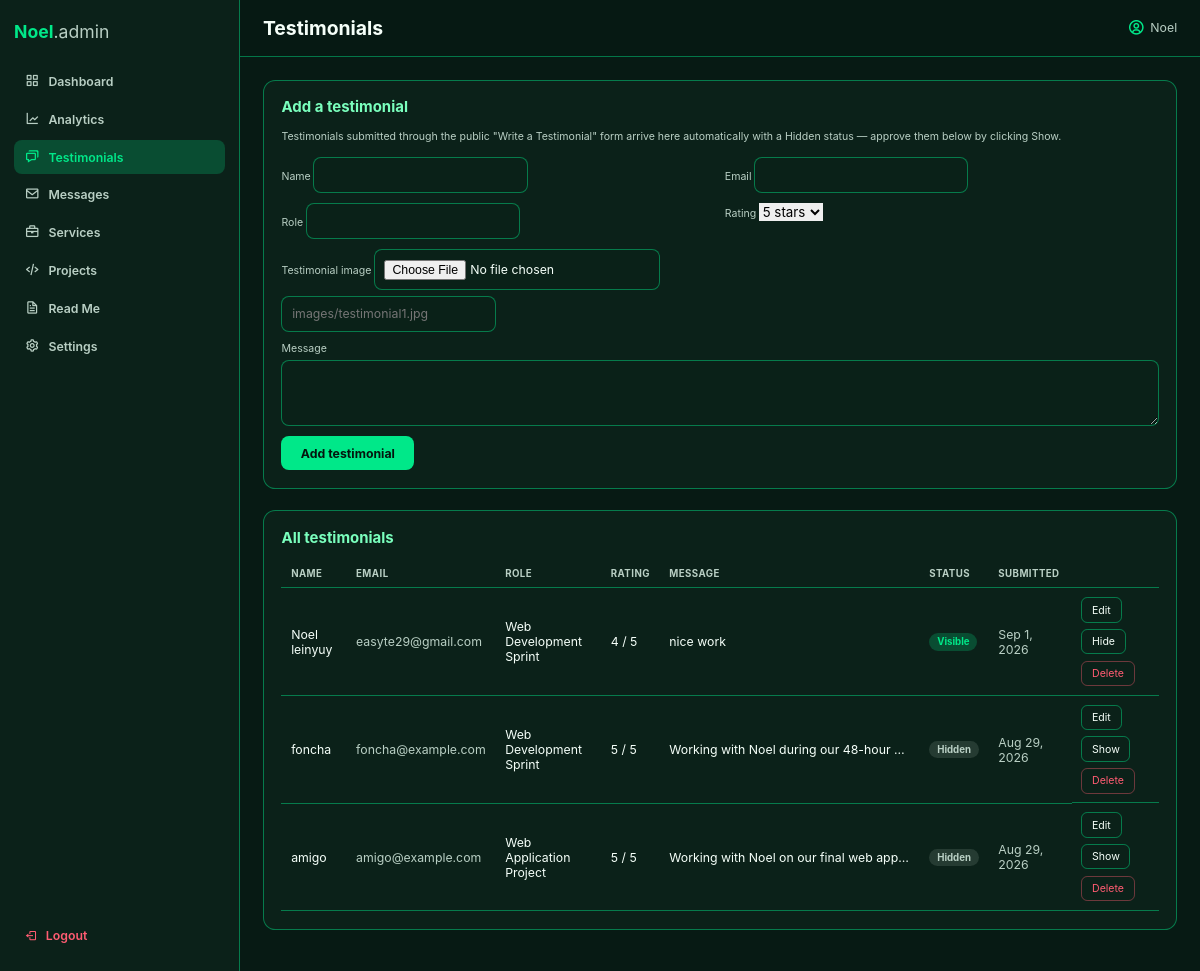
The page /admin_testimonials.php (signed in) on the database its author committed.
### tables this page shows
CREATE TABLE `portfolio_testimonials` (
  `TestimonialID` int(11) NOT NULL,
  `Name` varchar(100) NOT NULL,
  `Email` varchar(150) DEFAULT NULL,
  `Role` varchar(100) DEFAULT NULL,
  `Image` varchar(255) DEFAULT NULL,
  `Message` text NOT NULL,
  `Rating` tinyint(3) UNSIGNED NOT NULL DEFAULT 5,
  `Status` enum('Visible','Hidden') DEFAULT 'Visible',
  `CreatedAt` timestamp NOT NULL DEFAULT current_timestamp()
);

### admin_helpers.php (called while the page is built, shortened)
<?php
function e(mixed $value): string
{
    return htmlspecialchars((string) $value, ENT_QUOTES, "UTF-8");
}
function column_exists(mysqli $conn, string $table, string $column): bool
{
    $safeTable = $conn->real_escape_string($table);
    $safeColumn = $conn->real_escape_string($column);
    $result = $conn->query("SHOW COLUMNS FROM `$safeTable` LIKE '$safeColumn'");
    return $result && $result->num_rows > 0;
}

### admin_testimonials.php (the view, shortened to what this page needs)
<?php
require_once "admin_helpers.php";
require_once "db.php";
$adminName = $_SESSION["admin_name"] ?? "Admin";
$hasCreatedAt = column_exists($conn, "portfolio_testimonials", "CreatedAt");
$editing = null;
$testimonials = $conn->query("SELECT * FROM portfolio_testimonials ORDER BY TestimonialID DESC");
?>
<!DOCTYPE html>
<html lang="en">
<head>
    <link rel="stylesheet" href="css/boxicons.min.css">
    <link rel="stylesheet" href="css/style.css">
    <link rel="stylesheet" href="css/admin.css">
</head>
<body>
    <div class="admin-shell">
        <aside class="admin-sidebar" id="admin-sidebar">
            <div class="admin-logo">Noel<span>.admin</span></div>
            <nav class="admin-nav">
                <a href="admin_dashboard.php"><i class="bx bx-grid-alt"></i> Dashboard</a>
                <a href="admin_analytics.php"><i class="bx bx-line-chart"></i> Analytics</a>
                <a href="admin_testimonials.php" class="active"><i class="bx bx-chat"></i> Testimonials</a>
                <a href="admin_messages.php"><i class="bx bx-envelope"></i> Messages</a>
                <a href="admin_services.php"><i class="bx bx-briefcase"></i> Services</a>
                <a href="admin_projects.php"><i class="bx bx-code-alt"></i> Projects</a>
                <a href="admin_readme.php"><i class="bx bx-file"></i> Read Me</a>
                <a href="admin_settings.php"><i class="bx bx-cog"></i> Settings</a>
            </nav>
            <a href="admin_logout.php" class="admin-logout"><i class="bx bx-log-out"></i> Logout</a>
        </aside>
        <div class="admin-main">
            <header class="admin-topbar">
                <h1>Testimonials</h1>
                <div class="admin-user">
                    <i class="bx bx-user-circle"></i>
                    <?php echo e($adminName); ?>
                </div>
            </header>
            <main class="admin-content">
                <div class="admin-panel">
                    <h2><?php echo $editing ? "Edit testimonial" : "Add a testimonial"; ?></h2>
                    <?php if (!$editing): ?>
                        <p class="muted" style="margin-bottom: 1.2rem;">
                            Testimonials submitted through the public "Write a Testimonial" form arrive
                            here automatically with a Hidden status — approve them below by clicking Show.
                        </p>
                    <?php endif; ?>
                    <form method="POST" class="admin-form" enctype="multipart/form-data">
                        <div class="form-row">
                            <div>
                                <label>Name</label>
                                <input type="text" name="name" required value="<?php echo e($editing["Name"] ?? ""); ?>">
                            </div>
                            <div>
                                <label>Email</label>
                                <input type="email" name="email" value="<?php echo e($editing["Email"] ?? ""); ?>">
                            </div>
                        </div>
                        <div class="form-row">
                            <div>
                                <label>Role</label>
                                <input type="text" name="role" value="<?php echo e($editing["Role"] ?? ""); ?>">
                            </div>
                            <div>
                                <label>Rating</label>
                                <select name="rating" required>
                                    <?php for ($i = 5; $i >= 1; $i--): ?>
                                        <option value="<?php echo $i; ?>" <?php echo ((int) ($editing["Rating"] ?? 5)) === $i ? "selected" : ""; ?>>
                                            <?php echo $i; ?> <?php echo $i === 1 ? "star" : "stars"; ?>
                                        </option>
                                    <?php endfor; ?>
                                </select>
                            </div>
                        </div>
                        <div class="form-row">
                            <div style="width: 100%;">
                                <label>Testimonial image</label>
                                <input type="file" name="image" accept="image/*">
                                <input type="text" name="image_url" placeholder="images/testimonial1.jpg" value="<?php echo e($editing["Image"] ?? ""); ?>" style="margin-top: 0.6rem;">
                            </div>
                        </div>
                        <label>Message</label>
                        <textarea name="message" rows="3" required><?php echo e($editing["Message"] ?? ""); ?></textarea>
                        <div class="row-actions">
                            <button type="submit" class="btn-primary"><?php echo $editing ? "Save changes" : "Add testimonial"; ?></button>
                        </div>
                    </form>
                </div>
                <div class="admin-panel">
                    <h2>All testimonials</h2>
                    <table class="admin-table">
                        <thead>
                            <tr>
                                <th>Name</th>
                                <th>Email</th>
                                <th>Role</th>
                                <th>Rating</th>
                                <th>Message</th>
                                <th>Status</th>
                                <?php if ($hasCreatedAt): ?><th>Submitted</th><?php endif; ?>
                                <th></th>
                            </tr>
                        </thead>
                        <tbody>
                            <?php if ($testimonials && $testimonials->num_rows > 0): ?>
                                <?php while ($t = $testimonials->fetch_assoc()): ?>
                                    <tr>
                                        <td><?php echo e($t["Name"]); ?></td>
                                        <td class="muted"><?php echo e($t["Email"]); ?></td>
                                        <td><?php echo e($t["Role"]); ?></td>
                                        <td><?php echo (int) ($t["Rating"] ?? 5); ?> / 5</td>
                                        <td class="truncate"><?php echo e($t["Message"]); ?></td>
                                        <td>
                                            <span class="badge <?php echo $t["Status"] === "Visible" ? "badge-green" : "badge-gray"; ?>">
                                                <?php echo e($t["Status"]); ?>
                                            </span>
                                        </td>
                                        <?php if ($hasCreatedAt): ?>
                                            <td class="muted"><?php echo e(date("M j, Y", strtotime($t["CreatedAt"]))); ?></td>
                                        <?php endif; ?>
                                        <td class="row-actions">
                                            <a href="admin_testimonials.php?edit=<?php echo (int) $t["TestimonialID"]; ?>" class="btn-small">Edit</a>
                                            <form method="POST">
                                                <button type="submit" class="btn-small"><?php echo $t["Status"] === "Visible" ? "Hide" : "Show"; ?></button>
                                            </form>
                                            <form method="POST" onsubmit="return confirm('Delete this testimonial?');">
                                                <button type="submit" class="btn-small btn-danger">Delete</button>
                                            </form>
                                        </td>
                                    </tr>
                                <?php endwhile; ?>
                            <?php else: ?>
                                <tr>
                                    <td colspan="7">No testimonials yet.</td>
                                </tr>
                            <?php endif; ?>
                        </tbody>
                    </table>
                </div>
            </main>
        </div>
    </div>
</body>
</html>

### css/style.css (style rules this page uses)
* { margin: 0; padding: 0; box-sizing: border-box; text-decoration: none; border: none; outline: none; scroll-behavior: smooth; font-family: -apple-system, BlinkMacSystemFont, "Segoe UI", Roboto, Arial, sans-serif; }
.bx, [class^="bx-"], [class*=" bx-"] { font-family: "boxicons" !important; font-style: normal; font-weight: normal; font-variant: normal; text-transform: none; line-height: 1; -webkit-font-smoothing: antialiased; -moz-osx-font-smoothing: grayscale; }
html { font-size: 62.5%; overflow-x: hidden; }
body { background-color: var(--bg-color); color: var(--text-color); transition: background-color 0.4s ease, color 0.4s ease; }
h1, h2, h3, h4, h5, h6, p { color: var(--text-color); transition: color 0.4s ease; }
p { line-height: 1.7; }
:root { --bg-color: #071a14; --snd-bg-color: #102c21; --card-color: #0b2119; --text-color: #f5fff9; --muted-text-color: #b9cfc4; --main-color: #00e889; --accent-color: #7affbd; --border-color: rgba(0, 232, 137, 0.45); --input-bg: #0a2118; --header-bg: rgba(7, 26, 20, 0.96); --shadow-color: rgba(0, 232, 137, 0.22); }
span { color: var(--main-color); }
@media (max-width: 1200px) { html { font-size: 55%; } }

### rows shown on the page
portfolio_testimonials: Name "Noel leinyuy", Email "easyte29@gmail.com", Role "Web Development Sprint", Rating "4", Message "nice work", Status "Visible", CreatedAt "Sep 1, 2026", shows "Hide"
portfolio_testimonials: Name "foncha", Email "foncha@example.com", Role "Web Development Sprint", Rating "5", Message "Working with Noel during our 48-hour…", Status "Hidden", CreatedAt "Aug 29, 2026", shows "Show"
portfolio_testimonials: Name "amigo", Email "amigo@example.com", Role "Web Application Project", Rating "5", Message "Working with Noel on our final web app…", Status "Hidden", CreatedAt "Aug 29, 2026", shows "Show"

### other values the page prints
$adminName "Noel"
form field rating "5 stars"
